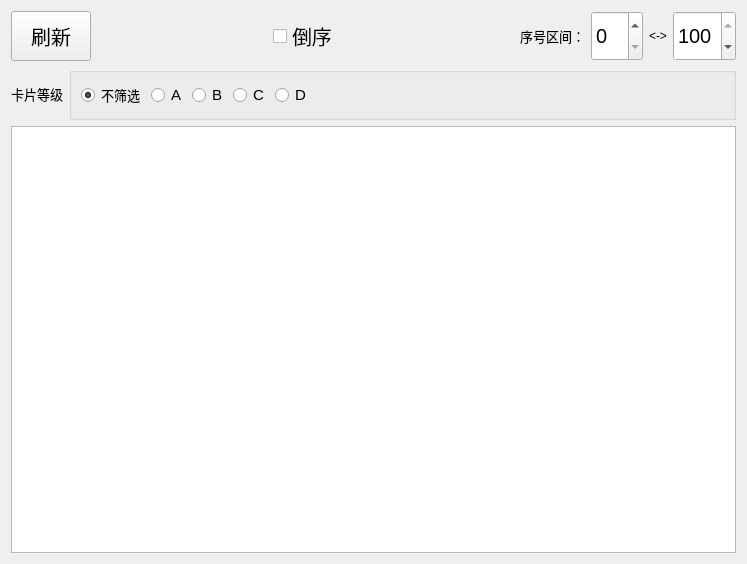
<?xml version="1.0" encoding="UTF-8"?>
<ui version="4.0">
 <class>Form</class>
 <widget class="QWidget" name="Form">
  <property name="geometry">
   <rect>
    <x>0</x>
    <y>0</y>
    <width>747</width>
    <height>564</height>
   </rect>
  </property>
  <property name="windowTitle">
   <string>Form</string>
  </property>
  <layout class="QVBoxLayout" name="verticalLayout">
   <item>
    <layout class="QHBoxLayout" name="horizontalLayout_2">
     <item>
      <widget class="QPushButton" name="reload_btn">
       <property name="minimumSize">
        <size>
         <width>0</width>
         <height>50</height>
        </size>
       </property>
       <property name="font">
        <font>
         <pointsize>15</pointsize>
        </font>
       </property>
       <property name="text">
        <string>刷新</string>
       </property>
      </widget>
     </item>
     <item>
      <spacer name="horizontalSpacer">
       <property name="orientation">
        <enum>Qt::Horizontal</enum>
       </property>
       <property name="sizeHint" stdset="0">
        <size>
         <width>40</width>
         <height>20</height>
        </size>
       </property>
      </spacer>
     </item>
     <item>
      <widget class="QCheckBox" name="reverse">
       <property name="minimumSize">
        <size>
         <width>0</width>
         <height>50</height>
        </size>
       </property>
       <property name="font">
        <font>
         <pointsize>15</pointsize>
        </font>
       </property>
       <property name="text">
        <string>倒序</string>
       </property>
      </widget>
     </item>
     <item>
      <spacer name="horizontalSpacer_2">
       <property name="orientation">
        <enum>Qt::Horizontal</enum>
       </property>
       <property name="sizeHint" stdset="0">
        <size>
         <width>40</width>
         <height>20</height>
        </size>
       </property>
      </spacer>
     </item>
     <item>
      <widget class="QLabel" name="label">
       <property name="minimumSize">
        <size>
         <width>0</width>
         <height>50</height>
        </size>
       </property>
       <property name="font">
        <font>
         <pointsize>10</pointsize>
        </font>
       </property>
       <property name="text">
        <string>序号区间：</string>
       </property>
      </widget>
     </item>
     <item>
      <widget class="QSpinBox" name="low_id">
       <property name="minimumSize">
        <size>
         <width>0</width>
         <height>50</height>
        </size>
       </property>
       <property name="font">
        <font>
         <pointsize>15</pointsize>
        </font>
       </property>
       <property name="singleStep">
        <number>0</number>
       </property>
      </widget>
     </item>
     <item>
      <widget class="QLabel" name="label_2">
       <property name="text">
        <string>&lt;-&gt;</string>
       </property>
      </widget>
     </item>
     <item>
      <widget class="QSpinBox" name="high_id">
       <property name="minimumSize">
        <size>
         <width>0</width>
         <height>50</height>
        </size>
       </property>
       <property name="font">
        <font>
         <pointsize>15</pointsize>
        </font>
       </property>
       <property name="maximum">
        <number>100</number>
       </property>
       <property name="value">
        <number>100</number>
       </property>
      </widget>
     </item>
    </layout>
   </item>
   <item>
    <layout class="QHBoxLayout" name="horizontalLayout_3">
     <item>
      <widget class="QLabel" name="label_3">
       <property name="font">
        <font>
         <pointsize>10</pointsize>
        </font>
       </property>
       <property name="text">
        <string>卡片等级</string>
       </property>
      </widget>
     </item>
     <item>
      <widget class="QGroupBox" name="groupBox">
       <property name="minimumSize">
        <size>
         <width>0</width>
         <height>50</height>
        </size>
       </property>
       <property name="title">
        <string/>
       </property>
       <property name="flat">
        <bool>false</bool>
       </property>
       <property name="checkable">
        <bool>false</bool>
       </property>
       <layout class="QHBoxLayout" name="horizontalLayout">
        <item>
         <widget class="QRadioButton" name="no_btn">
          <property name="font">
           <font>
            <pointsize>10</pointsize>
           </font>
          </property>
          <property name="text">
           <string>不筛选</string>
          </property>
          <property name="checked">
           <bool>true</bool>
          </property>
         </widget>
        </item>
        <item>
         <widget class="QRadioButton" name="a_btn">
          <property name="font">
           <font>
            <pointsize>11</pointsize>
           </font>
          </property>
          <property name="text">
           <string>A</string>
          </property>
         </widget>
        </item>
        <item>
         <widget class="QRadioButton" name="b_btn">
          <property name="font">
           <font>
            <pointsize>11</pointsize>
           </font>
          </property>
          <property name="text">
           <string>B</string>
          </property>
         </widget>
        </item>
        <item>
         <widget class="QRadioButton" name="c_btn">
          <property name="font">
           <font>
            <pointsize>11</pointsize>
           </font>
          </property>
          <property name="text">
           <string>C</string>
          </property>
         </widget>
        </item>
        <item>
         <widget class="QRadioButton" name="d_btn">
          <property name="font">
           <font>
            <pointsize>11</pointsize>
           </font>
          </property>
          <property name="text">
           <string>D</string>
          </property>
         </widget>
        </item>
        <item>
         <spacer name="horizontalSpacer_3">
          <property name="orientation">
           <enum>Qt::Horizontal</enum>
          </property>
          <property name="sizeHint" stdset="0">
           <size>
            <width>40</width>
            <height>20</height>
           </size>
          </property>
         </spacer>
        </item>
       </layout>
      </widget>
     </item>
    </layout>
   </item>
   <item>
    <widget class="QListWidget" name="listWidget"/>
   </item>
  </layout>
 </widget>
 <resources/>
 <connections>
  <connection>
   <sender>reload_btn</sender>
   <signal>clicked()</signal>
   <receiver>Form</receiver>
   <slot>reload()</slot>
   <hints>
    <hint type="sourcelabel">
     <x>76</x>
     <y>42</y>
    </hint>
    <hint type="destinationlabel">
     <x>147</x>
     <y>-106</y>
    </hint>
   </hints>
  </connection>
  <connection>
   <sender>reverse</sender>
   <signal>toggled(bool)</signal>
   <receiver>Form</receiver>
   <slot>reload()</slot>
   <hints>
    <hint type="sourcelabel">
     <x>287</x>
     <y>40</y>
    </hint>
    <hint type="destinationlabel">
     <x>570</x>
     <y>-58</y>
    </hint>
   </hints>
  </connection>
  <connection>
   <sender>no_btn</sender>
   <signal>clicked()</signal>
   <receiver>Form</receiver>
   <slot>reload()</slot>
   <hints>
    <hint type="sourcelabel">
     <x>127</x>
     <y>92</y>
    </hint>
    <hint type="destinationlabel">
     <x>-82</x>
     <y>350</y>
    </hint>
   </hints>
  </connection>
  <connection>
   <sender>a_btn</sender>
   <signal>clicked()</signal>
   <receiver>Form</receiver>
   <slot>reload()</slot>
   <hints>
    <hint type="sourcelabel">
     <x>198</x>
     <y>95</y>
    </hint>
    <hint type="destinationlabel">
     <x>-54</x>
     <y>323</y>
    </hint>
   </hints>
  </connection>
  <connection>
   <sender>b_btn</sender>
   <signal>clicked()</signal>
   <receiver>Form</receiver>
   <slot>reload()</slot>
   <hints>
    <hint type="sourcelabel">
     <x>247</x>
     <y>102</y>
    </hint>
    <hint type="destinationlabel">
     <x>-75</x>
     <y>314</y>
    </hint>
   </hints>
  </connection>
  <connection>
   <sender>c_btn</sender>
   <signal>clicked()</signal>
   <receiver>Form</receiver>
   <slot>reload()</slot>
   <hints>
    <hint type="sourcelabel">
     <x>289</x>
     <y>100</y>
    </hint>
    <hint type="destinationlabel">
     <x>-95</x>
     <y>404</y>
    </hint>
   </hints>
  </connection>
  <connection>
   <sender>d_btn</sender>
   <signal>clicked()</signal>
   <receiver>Form</receiver>
   <slot>reload()</slot>
   <hints>
    <hint type="sourcelabel">
     <x>332</x>
     <y>97</y>
    </hint>
    <hint type="destinationlabel">
     <x>-41</x>
     <y>487</y>
    </hint>
   </hints>
  </connection>
 </connections>
 <slots>
  <slot>reload()</slot>
 </slots>
</ui>
